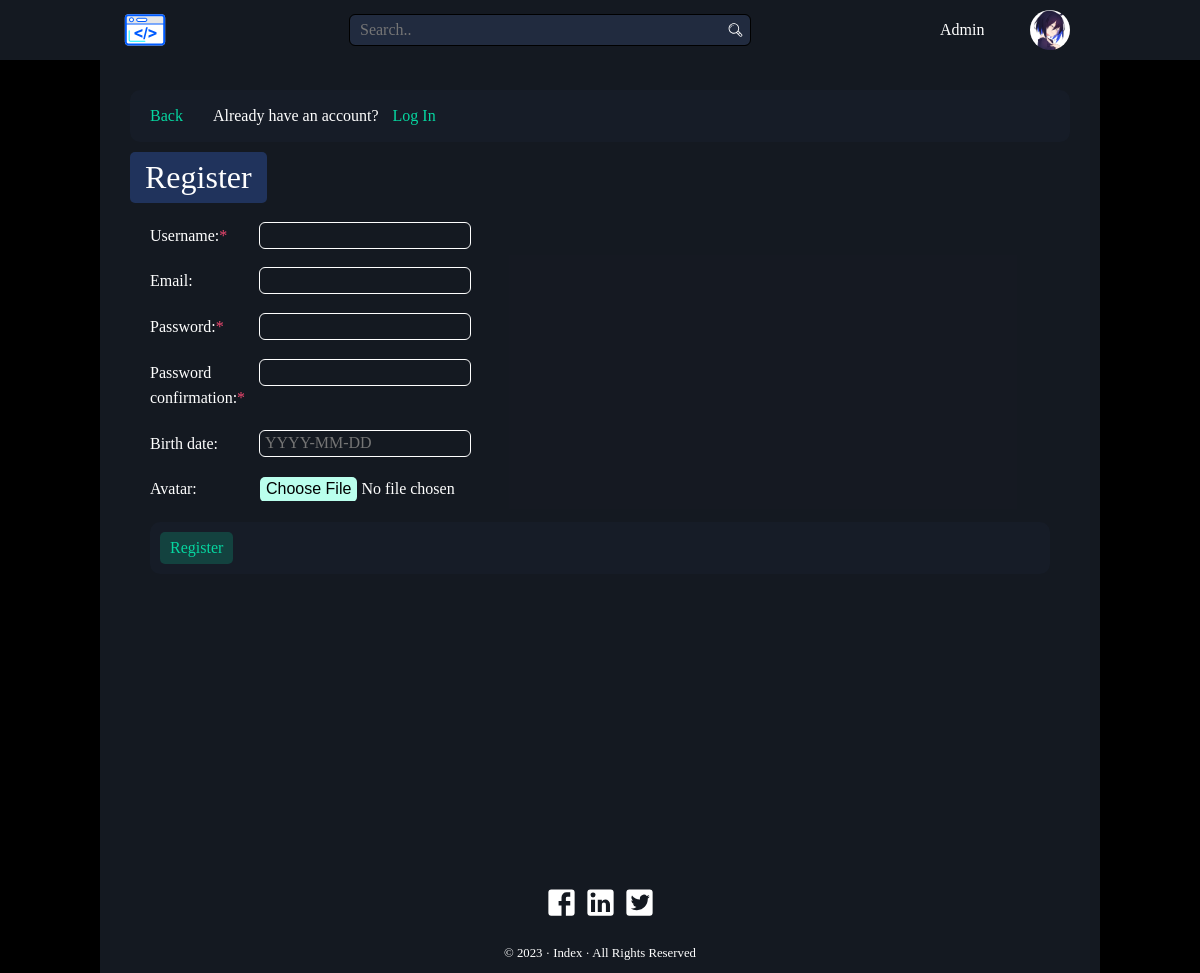
Page /accounts/register/ (signed in) on the committed database.
### blog/models.py (models this page shows)
class User(AbstractUser):
    username = models.CharField(max_length=40, unique=True)
    password = models.CharField(max_length=200)
    email = models.EmailField(default=None, blank=True, null=True)
    birth_date = models.DateField(default=None, blank=True, null=True)
    avatar = models.ImageField(upload_to=user_avatar_path, blank=True, null=True)
    created_at = models.DateField(auto_now_add=True)
    USERNAME_FIELD = "username"
    def __str__(self):
        return self.username

### blog/views.py (the view)
# urls.py: path("accounts/register/", views.register, name="register"),
def register(request):
    if request.method == "POST":
        form = CustomUserCreationForm(request.POST, request.FILES)
        if form.is_valid():
            user = form.save()
            login(request, user)
            return redirect(reverse("profile", args=[user.username]))
    else:
        form = CustomUserCreationForm()
    return render(request, "registration/register.html", {"form": form})

### blog/forms.py
class CustomUserCreationForm(UserCreationForm):
    class Meta:
        model = User
        fields = ["username", "email", "password1", "password2", "birth_date", "avatar"]

### blog/templates/registration/register.html (shortened to what this page needs)
{% extends 'blog/base.html' %}
{% block content %}
<div class="cnt_btns">
    <a href="/">Back</a>
    <div>
        Already have an account?
        <a href="../login">Log In</a>
    </div>
</div>
<div class="cnt_h">
    <h1>Register</h1>
</div>
<div class="cnt register">
    <form method="post" enctype="multipart/form-data" class="form">
        <div class="form_input">
            <label for="id_username" class="required_label">Username:</label>
            <input type="text" name="username" maxlength="40" autofocus required id="id_username" />
        </div>
        <div class="form_input">
            <label for="id_email">Email:</label>
            <input type="email" name="email" maxlength="254" id="id_email" />
        </div>
        <div class="form_input">
            <label for="id_password1" class="required_label">Password:</label>
            <input type="password" name="password1" autocomplete="new-password" required id="id_password1"
                aria-autocomplete="list" />
        </div>
        <div class="form_input">
            <label for="id_password2" class="required_label">Password confirmation:</label>
            <input type="password" name="password2" autocomplete="new-password" required id="id_password2" />
        </div>
        <div class="form_input">
            <label for="id_birth_date">Birth date:</label>
            <input type="text" name="birth_date" id="id_birth_date" placeholder="YYYY-MM-DD" />
        </div>
        <div class="form_input">
            <label for="id_avatar">Avatar:</label>
            <input type="file" name="avatar" accept="image/*" id="id_avatar" />
        </div>
        <div class="form_btns">
            <button type="submit">Register</button>
        </div>
    </form>
</div>
{% endblock %}

### blog/templates/blog/base.html (shortened to what this page needs)
<!DOCTYPE html>
<html lang="en">
<head>
    {% load static %}
    <link rel="stylesheet" href="{% static 'blog/css/reset.css' %}" />
    <link rel="stylesheet" href="{% static 'blog/css/base.css' %}" />
    <link rel="stylesheet" href="{% static 'blog/css/blog.css' %}" />
</head>
<body>
    <header class="header">
        <div class="inner_header">
            <a href="/" class="logo"><img src="{% static 'blog/media/cmd.svg' %}" alt="logo" /></a>
            <form method="get" action="{% url 'article_list' %}" class="search_form">
                <input type="text" class="search_input" name="q" placeholder="Search.." accesskey="k" autocomplete="off"
                    title="Search (alt + k)" />
            </form>
            <div class="profile_head profile_head_hoverable">
                <a href="/{{ user }}" class="profile_head_link">
                    <span class="profile_head_name">
                        {% if user.is_authenticated %}
                        {{ user }}
                        {% else %}
                        {{ "Log In" }}
                        {% endif %}
                    </span>
                    <div class="profile_head_ava">
                        <img src="{% if user.avatar %}{{ user.avatar.url }}{% else %}{% static 'blog/media/avatar.svg' %}{% endif %}"
                            alt="avatar" />
                    </div>
                </a>
            </div>
        </div>
    </header>
    <main class="main">
        <div class="inner_main">
            {% block content %}
            {% endblock %}
        </div>
    </main>
    <footer class="footer">
        <div class="inner_footer">
            <div class="f_links">
                <a href="https://www.facebook.com/" title="facebook" target="_blank" rel="noopener noreferrer">
                    <img src="{% static 'blog/media/facebook.svg' %}" alt="facebook" />
                </a>
                <a href="https://www.linkedin.com/" title="linkedin" target="_blank" rel="noopener noreferrer">
                    <img src="{% static 'blog/media/linkedin.svg' %}" alt="linkedin" />
                </a>
                <a href="https://twitter.com/" title="twitter" target="_blank" rel="noopener noreferrer">
                    <img src="{% static 'blog/media/twitter.svg' %}" alt="twitter" />
                </a>
            </div>
            <span>&copy; 2023 &middot; Index &middot; All Rights Reserved</span>
        </div>
    </footer>
</body>
</html>

### blog/static/blog/css/base.css (style rules this page uses)
.header { width: 100%; height: 60px; position: sticky; display: block; top: 0; left: 0; right: 0; background-color: #181d27dd; -webkit-backdrop-filter: blur(1px); backdrop-filter: blur(1px); -webkit-user-select: none; -moz-user-select: none; user-select: none; transition: 100ms; z-index: 100; }
.inner_header { width: 100%; max-width: 1000px; height: 100%; display: flex; justify-content: space-between; align-items: center; margin: auto; padding: 0 20px; transition: 100ms; }
.logo { border-radius: 10px; }
.search_form { position: relative; transition: 250ms; }
.search_input { width: 400px; height: 30px; padding: 0 10px; outline: 1px solid #000; background-color: #212b3f; border-radius: 5px; transition: 200ms; }
.profile_head a { width: 150px; height: 60px; display: flex; justify-content: space-between; align-items: center; padding: 0 10px; gap: 10px; transition: 150ms; }
.profile_head_name { text-wrap: nowrap; overflow: hidden; }
.profile_head_ava { width: 40px; height: 40px; display: flex; justify-content: center; align-items: center; border-radius: 50%; overflow: hidden; transition: 100ms; }
.main { width: 100%; transition: 100ms; }
.inner_main { width: 100%; max-width: 1000px; min-height: 100vh; height: 100%; margin: auto; padding: 30px; background-color: #181d27dd; transition: 100ms; }
.footer { width: 100%; -webkit-user-select: none; -moz-user-select: none; user-select: none; }
.inner_footer { width: 100%; max-width: 1000px; height: 100%; display: flex; flex-direction: column; justify-content: center; align-items: center; margin: auto; padding: 10px 30px; background-color: #181d27dd; }
.f_links { padding: 15px 0; }
.f_links>a { display: inline-block; }
.f_links img { width: 35px; height: 35px; display: inline-block; transition: 0.3s; }
.inner_footer span { font-size: 80%; }

### blog/static/blog/css/blog.css (style rules this page uses)
.cnt_btns, .form_btns { display: flex; justify-content: flex-start; align-items: center; gap: 20px; padding: 10px; background-color: #161c27; border-radius: 10px; }
.cnt_btns a { width: max-content; display: inline-block; color: #06d6a0; border-radius: 5px; padding: 3px 10px; transition: 150ms; }
.form_btns button { width: max-content; display: inline-block; color: #06d6a0; background-color: #06d69e34; border-radius: 5px; padding: 3px 10px; transition: 150ms; }
.cnt_h { display: inline-block; margin: 10px 0; padding: 0 15px; background-color: #20335c; border-radius: 5px; }
.cnt_h h1 { font-weight: normal; padding: 0; }
.cnt { margin: 10px 20px; }
.form { display: flex; flex-direction: column; gap: 20px; }
.form_input { display: flex; gap: 10px; }
.form_input label { width: 100px; display: inline-block; vertical-align: top; text-align: start; pointer-events: none; }
.form_input input { height: 25px; }
.form_input input[type="text"], .form_input input[type="url"], .form_input input[type="email"], .form_input input[type="password"], .form_input textarea { padding: 0 5px; outline: 1px solid #ffffff; border-radius: 5px; transition: 100ms; }
.required_label:after { content: "*"; color: #ef476f; }

### rows in the picture
User: username "Admin", avatar (picture)
